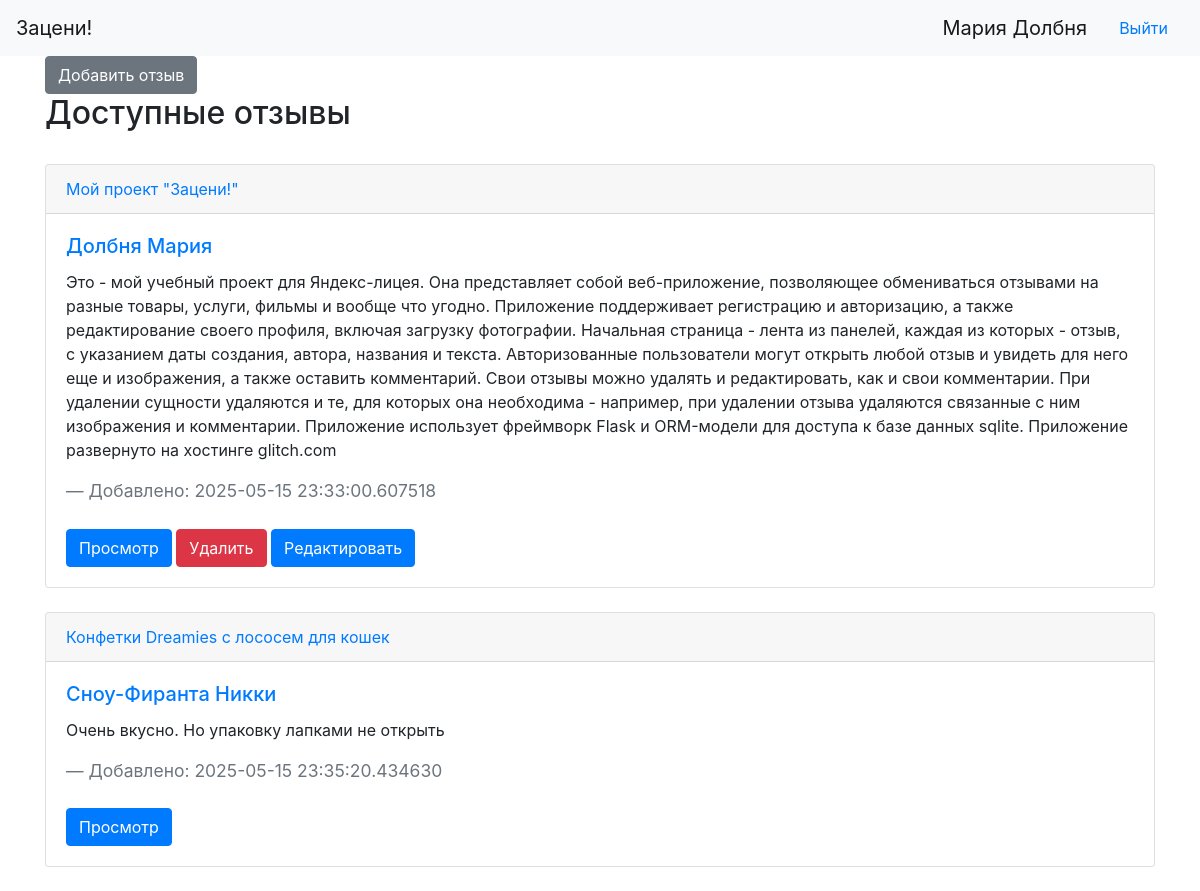
The page / (signed in) on the database its author committed.
### data/users.py (models this page shows, shortened)
class User(SqlAlchemyBase, UserMixin, SerializerMixin):
    __tablename__ = 'users'
    id = sqlalchemy.Column(sqlalchemy.Integer, primary_key=True, autoincrement=True)
    surname = sqlalchemy.Column(sqlalchemy.String, nullable=False)
    name = sqlalchemy.Column(sqlalchemy.String, nullable=False)
    age = sqlalchemy.Column(sqlalchemy.Integer, nullable=True)
    email = sqlalchemy.Column(sqlalchemy.String,
                              index=True, unique=True, nullable=False)
    hashed_password = sqlalchemy.Column(sqlalchemy.String, nullable=True)
    registration_date = sqlalchemy.Column(sqlalchemy.DateTime, default=datetime.datetime.now, nullable=False)
    about = sqlalchemy.Column(sqlalchemy.String, nullable=True)

### data/reviews.py (models this page shows)
class Review(SqlAlchemyBase, SerializerMixin):
    __tablename__ = 'reviews'
    id = sqlalchemy.Column(sqlalchemy.Integer, primary_key=True, autoincrement=True)
    author_id = sqlalchemy.Column(sqlalchemy.Integer, sqlalchemy.ForeignKey("users.id"), nullable=False)
    title = sqlalchemy.Column(sqlalchemy.String, nullable=False)
    text = sqlalchemy.Column(sqlalchemy.String, nullable=False)
    creation_date = sqlalchemy.Column(sqlalchemy.DateTime, default=datetime.datetime.now, nullable=False)
    author = orm.relationship('User')

### server.py (the view)
@app.route('/')
def index():
    db_sess = db_session.create_session()
    reviews = db_sess.query(Review).all()
    return render_template('index.html', reviews=reviews)

### data/db_session.py (called while the page is built)
def create_session() -> Session:
    global __factory
    return __factory()

### server.py (called while the page is built)
@login_manager.user_loader
def load_user(user_id):
    db_sess = db_session.create_session()
    return db_sess.query(User).get(user_id)

### templates/index.html
{% extends "base.html" %}
{% block content %}
{% if current_user.is_authenticated %}
    <a href="/review_add" class="btn btn-secondary">Добавить отзыв</a>
{% endif %}
<h2>Доступные отзывы</h2>
<br>
{% for review in reviews %}
<div class="card">
  <div class="card-header">
    <a href="/review/{{ review.id }}">{{review.title}}</a>
  </div>
  <div class="card-body">
    <h5 class="card-title"><img class="avatar_thumb" src="/static/img/avatar_for_id_{{ review.author.id }}.jpg" alt=""><a href="/user/{{ review.author.id }}">{{review.author.surname}} {{review.author.name}}</a></h5>
    <p class="card-text">{{review.text}}</p>
    <blockquote class="blockquote mb-0">
      <footer class="blockquote-footer">Добавлено: {{review.creation_date}}</footer>
    </blockquote>
    <br>
{% if current_user.is_authenticated %}
    <a href="/review/{{ review.id }}" class="btn btn-primary">Просмотр</a>
{% endif %}
{% if current_user.is_authenticated and current_user.id == review.author_id %}
    <a href="/review_del/{{ review.id }}" class="btn btn-primary btn-danger">Удалить</a>
    <a href="/review_edit/{{ review.id }}" class="btn btn-primary">Редактировать</a>
{% endif %}
  </div>
</div><br>
{% endfor %}
{% endblock %}

### templates/base.html (shortened to what this page needs)
<!doctype html>
<html lang="en">
<head>
  <head>
    <link rel="stylesheet" href="https://cdn.jsdelivr.net/npm/bootstrap@4.6.2/dist/css/bootstrap.min.css">
    <link rel="stylesheet" href="/static/css/style.css">
</head>
<body>
<nav class="navbar navbar-expand-lg navbar-light bg-light">
  <a class="navbar-brand" href="/">Зацени!</a>
  <div class="collapse navbar-collapse" id="navbarSupportedContent">
{% if current_user.is_authenticated %}
    <a class="navbar-brand" href="/user/{{ current_user.id }}">{{ current_user.name }} {{ current_user.surname }}</a>
    <a class="nav-link" href="/logout">Выйти</a>
{% else %}
    <p>
        <a class="btn btn-primary " href="/register">Зарегистрироваться</a>
        <a class="btn btn-success" href="/login">Войти</a>
    </p>
{% endif %}
  </div>
</nav>
<main role="main" class="container">
    {% block content %}{% endblock %}
</main>
</body>
</html>

### rows shown on the page
User: name "Мария", surname "Долбня"
Review: title "Мой проект \"Зацени!\"", author.surname "Долбня", author.name "Мария", text "Это - мой учебный проект для Яндекс-лицея. Она представляет собой веб-приложение, позволяющее обмениваться отзывами на разные товары, услуги, фильмы и вообще что угодно. Приложение поддерживает регистрацию и авторизацию, а также редактирование своего профиля, включая загрузку фотографии. Начальная страница - лента из панелей, каждая из которых - отзыв, с указанием даты создания, автора, названия и текста. Авторизованные пользователи могут открыть любой отзыв и увидеть для него еще и изображения, а также оставить комментарий. Свои отзывы можно удалять и редактировать, как и свои комментарии. При удалении сущности удаляются и те, для которых она необходима - например, при удалении отзыва…", creation_date "2025-05-15 23:33:00.607518"
Review: title "Конфетки Dreamies с лососем для кошек", author.surname "Сноу-Фиранта", author.name "Никки", text "Очень вкусно. Но упаковку лапками не открыть", creation_date "2025-05-15 23:35:20.434630"
